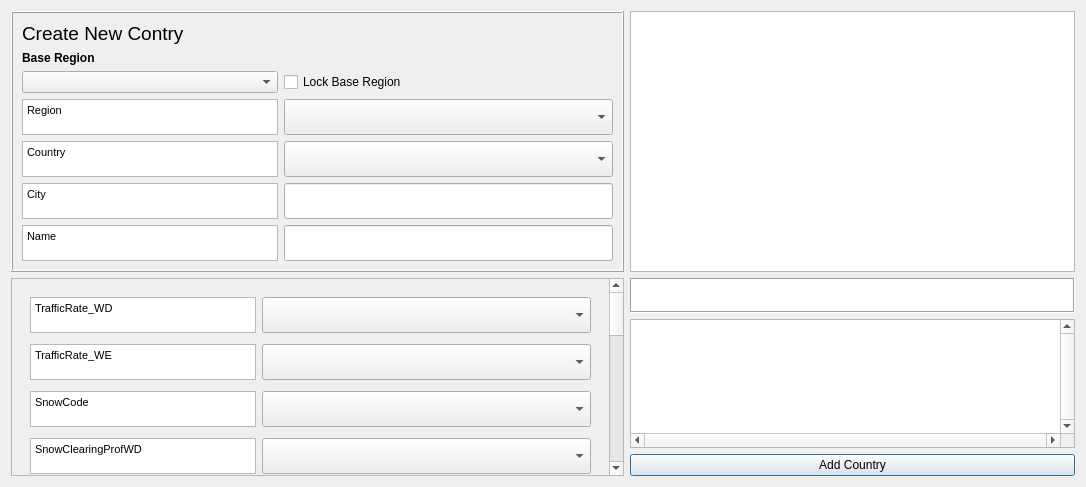
<?xml version="1.0" encoding="UTF-8"?>
<ui version="4.0">
 <class>urban_type_db_editorDialogBase</class>
 <widget class="QDialog" name="urban_type_db_editorDialogBase">
  <property name="geometry">
   <rect>
    <x>0</x>
    <y>0</y>
    <width>1086</width>
    <height>487</height>
   </rect>
  </property>
  <property name="maximumSize">
   <size>
    <width>16777215</width>
    <height>16777215</height>
   </size>
  </property>
  <property name="windowTitle">
   <string>Urban Type Database editor</string>
  </property>
  <layout class="QGridLayout" name="gridLayout_4">
   <item row="0" column="0">
    <widget class="QFrame" name="frame1">
     <property name="sizePolicy">
      <sizepolicy hsizetype="Preferred" vsizetype="Preferred">
       <horstretch>0</horstretch>
       <verstretch>0</verstretch>
      </sizepolicy>
     </property>
     <property name="maximumSize">
      <size>
       <width>16777215</width>
       <height>16777215</height>
      </size>
     </property>
     <property name="frameShape">
      <enum>QFrame::Box</enum>
     </property>
     <property name="frameShadow">
      <enum>QFrame::Raised</enum>
     </property>
     <layout class="QGridLayout" name="gridLayout_2">
      <item row="0" column="0" colspan="2">
       <widget class="QLabel" name="label_42">
        <property name="maximumSize">
         <size>
          <width>16777215</width>
          <height>35</height>
         </size>
        </property>
        <property name="text">
         <string>&lt;!DOCTYPE HTML PUBLIC &quot;-//W3C//DTD HTML 4.0//EN&quot; &quot;http://www.w3.org/TR/REC-html40/strict.dtd&quot;&gt;
&lt;html&gt;&lt;head&gt;&lt;meta name=&quot;qrichtext&quot; content=&quot;1&quot; /&gt;&lt;style type=&quot;text/css&quot;&gt;
p, li { white-space: pre-wrap; }
&lt;/style&gt;&lt;/head&gt;&lt;body style=&quot; font-family:'MS Shell Dlg 2'; font-size:12pt; font-weight:400; font-style:normal;&quot;&gt;
&lt;p style=&quot; margin-top:0px; margin-bottom:0px; margin-left:0px; margin-right:0px; -qt-block-indent:0; text-indent:0px;&quot;&gt;&lt;span style=&quot; font-size:14pt;&quot;&gt;Create New Contry&lt;/span&gt;&lt;/p&gt;&lt;/body&gt;&lt;/html&gt;</string>
        </property>
       </widget>
      </item>
      <item row="1" column="0">
       <widget class="QLabel" name="label">
        <property name="sizePolicy">
         <sizepolicy hsizetype="Preferred" vsizetype="Minimum">
          <horstretch>0</horstretch>
          <verstretch>0</verstretch>
         </sizepolicy>
        </property>
        <property name="minimumSize">
         <size>
          <width>0</width>
          <height>0</height>
         </size>
        </property>
        <property name="maximumSize">
         <size>
          <width>16777215</width>
          <height>20</height>
         </size>
        </property>
        <property name="font">
         <font>
          <weight>75</weight>
          <bold>true</bold>
         </font>
        </property>
        <property name="text">
         <string>Base Region</string>
        </property>
        <property name="alignment">
         <set>Qt::AlignBottom|Qt::AlignLeading|Qt::AlignLeft</set>
        </property>
       </widget>
      </item>
      <item row="2" column="0">
       <widget class="QComboBox" name="comboBoxBaseRegion"/>
      </item>
      <item row="2" column="1">
       <widget class="QCheckBox" name="checkBoxA">
        <property name="text">
         <string>Lock Base Region</string>
        </property>
       </widget>
      </item>
      <item row="3" column="0">
       <widget class="QTextBrowser" name="textBrowser_Surface">
        <property name="sizePolicy">
         <sizepolicy hsizetype="Preferred" vsizetype="Preferred">
          <horstretch>0</horstretch>
          <verstretch>0</verstretch>
         </sizepolicy>
        </property>
        <property name="minimumSize">
         <size>
          <width>1</width>
          <height>0</height>
         </size>
        </property>
        <property name="maximumSize">
         <size>
          <width>16777215</width>
          <height>36</height>
         </size>
        </property>
        <property name="html">
         <string>&lt;!DOCTYPE HTML PUBLIC &quot;-//W3C//DTD HTML 4.0//EN&quot; &quot;http://www.w3.org/TR/REC-html40/strict.dtd&quot;&gt;
&lt;html&gt;&lt;head&gt;&lt;meta name=&quot;qrichtext&quot; content=&quot;1&quot; /&gt;&lt;style type=&quot;text/css&quot;&gt;
p, li { white-space: pre-wrap; }
&lt;/style&gt;&lt;/head&gt;&lt;body style=&quot; font-family:'MS Shell Dlg 2'; font-size:12pt; font-weight:400; font-style:normal;&quot;&gt;
&lt;p style=&quot; margin-top:0px; margin-bottom:0px; margin-left:0px; margin-right:0px; -qt-block-indent:0; text-indent:0px;&quot;&gt;&lt;span style=&quot; font-size:8pt;&quot;&gt;Region&lt;/span&gt;&lt;/p&gt;&lt;/body&gt;&lt;/html&gt;</string>
        </property>
       </widget>
      </item>
      <item row="4" column="0">
       <widget class="QTextBrowser" name="textBrowserDesc">
        <property name="sizePolicy">
         <sizepolicy hsizetype="Preferred" vsizetype="Preferred">
          <horstretch>0</horstretch>
          <verstretch>0</verstretch>
         </sizepolicy>
        </property>
        <property name="minimumSize">
         <size>
          <width>1</width>
          <height>0</height>
         </size>
        </property>
        <property name="maximumSize">
         <size>
          <width>16777215</width>
          <height>36</height>
         </size>
        </property>
        <property name="html">
         <string>&lt;!DOCTYPE HTML PUBLIC &quot;-//W3C//DTD HTML 4.0//EN&quot; &quot;http://www.w3.org/TR/REC-html40/strict.dtd&quot;&gt;
&lt;html&gt;&lt;head&gt;&lt;meta name=&quot;qrichtext&quot; content=&quot;1&quot; /&gt;&lt;style type=&quot;text/css&quot;&gt;
p, li { white-space: pre-wrap; }
&lt;/style&gt;&lt;/head&gt;&lt;body style=&quot; font-family:'MS Shell Dlg 2'; font-size:12pt; font-weight:400; font-style:normal;&quot;&gt;
&lt;p style=&quot; margin-top:0px; margin-bottom:0px; margin-left:0px; margin-right:0px; -qt-block-indent:0; text-indent:0px;&quot;&gt;&lt;span style=&quot; font-size:8pt;&quot;&gt;Country&lt;/span&gt;&lt;/p&gt;&lt;/body&gt;&lt;/html&gt;</string>
        </property>
       </widget>
      </item>
      <item row="5" column="0">
       <widget class="QTextBrowser" name="textBrowserPeriod">
        <property name="sizePolicy">
         <sizepolicy hsizetype="Preferred" vsizetype="Preferred">
          <horstretch>0</horstretch>
          <verstretch>0</verstretch>
         </sizepolicy>
        </property>
        <property name="minimumSize">
         <size>
          <width>1</width>
          <height>0</height>
         </size>
        </property>
        <property name="maximumSize">
         <size>
          <width>16777215</width>
          <height>36</height>
         </size>
        </property>
        <property name="html">
         <string>&lt;!DOCTYPE HTML PUBLIC &quot;-//W3C//DTD HTML 4.0//EN&quot; &quot;http://www.w3.org/TR/REC-html40/strict.dtd&quot;&gt;
&lt;html&gt;&lt;head&gt;&lt;meta name=&quot;qrichtext&quot; content=&quot;1&quot; /&gt;&lt;style type=&quot;text/css&quot;&gt;
p, li { white-space: pre-wrap; }
&lt;/style&gt;&lt;/head&gt;&lt;body style=&quot; font-family:'MS Shell Dlg 2'; font-size:12pt; font-weight:400; font-style:normal;&quot;&gt;
&lt;p style=&quot; margin-top:0px; margin-bottom:0px; margin-left:0px; margin-right:0px; -qt-block-indent:0; text-indent:0px;&quot;&gt;&lt;span style=&quot; font-size:8pt;&quot;&gt;City&lt;/span&gt;&lt;/p&gt;&lt;/body&gt;&lt;/html&gt;</string>
        </property>
       </widget>
      </item>
      <item row="5" column="1">
       <widget class="QgsFilterLineEdit" name="textEditCity">
        <property name="sizePolicy">
         <sizepolicy hsizetype="Expanding" vsizetype="Preferred">
          <horstretch>0</horstretch>
          <verstretch>0</verstretch>
         </sizepolicy>
        </property>
        <property name="maximumSize">
         <size>
          <width>16777215</width>
          <height>36</height>
         </size>
        </property>
        <property name="qgisRelation" stdset="0">
         <string notr="true"/>
        </property>
       </widget>
      </item>
      <item row="6" column="0">
       <widget class="QTextBrowser" name="textBrowserOrig">
        <property name="sizePolicy">
         <sizepolicy hsizetype="Preferred" vsizetype="Preferred">
          <horstretch>0</horstretch>
          <verstretch>0</verstretch>
         </sizepolicy>
        </property>
        <property name="minimumSize">
         <size>
          <width>1</width>
          <height>0</height>
         </size>
        </property>
        <property name="maximumSize">
         <size>
          <width>16777215</width>
          <height>36</height>
         </size>
        </property>
        <property name="html">
         <string>&lt;!DOCTYPE HTML PUBLIC &quot;-//W3C//DTD HTML 4.0//EN&quot; &quot;http://www.w3.org/TR/REC-html40/strict.dtd&quot;&gt;
&lt;html&gt;&lt;head&gt;&lt;meta name=&quot;qrichtext&quot; content=&quot;1&quot; /&gt;&lt;style type=&quot;text/css&quot;&gt;
p, li { white-space: pre-wrap; }
&lt;/style&gt;&lt;/head&gt;&lt;body style=&quot; font-family:'MS Shell Dlg 2'; font-size:12pt; font-weight:400; font-style:normal;&quot;&gt;
&lt;p style=&quot; margin-top:0px; margin-bottom:0px; margin-left:0px; margin-right:0px; -qt-block-indent:0; text-indent:0px;&quot;&gt;&lt;span style=&quot; font-size:8pt;&quot;&gt;Name&lt;/span&gt;&lt;/p&gt;&lt;/body&gt;&lt;/html&gt;</string>
        </property>
       </widget>
      </item>
      <item row="6" column="1">
       <widget class="QgsFilterLineEdit" name="textEditName">
        <property name="sizePolicy">
         <sizepolicy hsizetype="Expanding" vsizetype="Preferred">
          <horstretch>0</horstretch>
          <verstretch>0</verstretch>
         </sizepolicy>
        </property>
        <property name="maximumSize">
         <size>
          <width>16777215</width>
          <height>36</height>
         </size>
        </property>
        <property name="qgisRelation" stdset="0">
         <string notr="true"/>
        </property>
       </widget>
      </item>
      <item row="3" column="1">
       <widget class="QComboBox" name="comboBoxRegion">
        <property name="sizePolicy">
         <sizepolicy hsizetype="Expanding" vsizetype="Preferred">
          <horstretch>0</horstretch>
          <verstretch>0</verstretch>
         </sizepolicy>
        </property>
        <property name="minimumSize">
         <size>
          <width>329</width>
          <height>0</height>
         </size>
        </property>
        <item>
         <property name="text">
          <string/>
         </property>
        </item>
       </widget>
      </item>
      <item row="4" column="1">
       <widget class="QComboBox" name="comboBoxCountry">
        <property name="sizePolicy">
         <sizepolicy hsizetype="Expanding" vsizetype="Preferred">
          <horstretch>0</horstretch>
          <verstretch>0</verstretch>
         </sizepolicy>
        </property>
        <property name="minimumSize">
         <size>
          <width>329</width>
          <height>0</height>
         </size>
        </property>
       </widget>
      </item>
     </layout>
    </widget>
   </item>
   <item row="0" column="1">
    <widget class="QTextBrowser" name="textBrowser"/>
   </item>
   <item row="1" column="0" rowspan="3">
    <widget class="QScrollArea" name="scrollArea">
     <property name="widgetResizable">
      <bool>true</bool>
     </property>
     <widget class="QWidget" name="scrollAreaWidgetContents">
      <property name="geometry">
       <rect>
        <x>0</x>
        <y>0</y>
        <width>610</width>
        <height>777</height>
       </rect>
      </property>
      <layout class="QGridLayout" name="gridLayout_3">
       <item row="0" column="0">
        <widget class="QWidget" name="widget" native="true">
         <layout class="QGridLayout" name="gridLayout">
          <property name="verticalSpacing">
           <number>11</number>
          </property>
          <item row="16" column="1">
           <widget class="QComboBox" name="comboBox_10">
            <property name="sizePolicy">
             <sizepolicy hsizetype="Expanding" vsizetype="Expanding">
              <horstretch>0</horstretch>
              <verstretch>0</verstretch>
             </sizepolicy>
            </property>
            <property name="minimumSize">
             <size>
              <width>329</width>
              <height>0</height>
             </size>
            </property>
           </widget>
          </item>
          <item row="9" column="0">
           <widget class="QTextBrowser" name="textBrowser_3">
            <property name="sizePolicy">
             <sizepolicy hsizetype="Expanding" vsizetype="Expanding">
              <horstretch>0</horstretch>
              <verstretch>0</verstretch>
             </sizepolicy>
            </property>
            <property name="maximumSize">
             <size>
              <width>16777215</width>
              <height>36</height>
             </size>
            </property>
            <property name="html">
             <string>&lt;!DOCTYPE HTML PUBLIC &quot;-//W3C//DTD HTML 4.0//EN&quot; &quot;http://www.w3.org/TR/REC-html40/strict.dtd&quot;&gt;
&lt;html&gt;&lt;head&gt;&lt;meta name=&quot;qrichtext&quot; content=&quot;1&quot; /&gt;&lt;style type=&quot;text/css&quot;&gt;
p, li { white-space: pre-wrap; }
&lt;/style&gt;&lt;/head&gt;&lt;body style=&quot; font-family:'MS Shell Dlg 2'; font-size:12pt; font-weight:400; font-style:normal;&quot;&gt;
&lt;p style=&quot; margin-top:0px; margin-bottom:0px; margin-left:0px; margin-right:0px; -qt-block-indent:0; text-indent:0px;&quot;&gt;&lt;span style=&quot; font-size:8pt;&quot;&gt;SnowClearingProfWD&lt;/span&gt;&lt;/p&gt;&lt;/body&gt;&lt;/html&gt;</string>
            </property>
           </widget>
          </item>
          <item row="13" column="1">
           <widget class="QComboBox" name="comboBox_7">
            <property name="sizePolicy">
             <sizepolicy hsizetype="Expanding" vsizetype="Expanding">
              <horstretch>0</horstretch>
              <verstretch>0</verstretch>
             </sizepolicy>
            </property>
            <property name="minimumSize">
             <size>
              <width>329</width>
              <height>0</height>
             </size>
            </property>
           </widget>
          </item>
          <item row="17" column="1">
           <widget class="QComboBox" name="comboBox_11">
            <property name="enabled">
             <bool>false</bool>
            </property>
            <property name="sizePolicy">
             <sizepolicy hsizetype="Expanding" vsizetype="Expanding">
              <horstretch>0</horstretch>
              <verstretch>0</verstretch>
             </sizepolicy>
            </property>
            <property name="minimumSize">
             <size>
              <width>329</width>
              <height>0</height>
             </size>
            </property>
           </widget>
          </item>
          <item row="12" column="1">
           <widget class="QComboBox" name="comboBox_6">
            <property name="sizePolicy">
             <sizepolicy hsizetype="Expanding" vsizetype="Expanding">
              <horstretch>0</horstretch>
              <verstretch>0</verstretch>
             </sizepolicy>
            </property>
            <property name="minimumSize">
             <size>
              <width>329</width>
              <height>0</height>
             </size>
            </property>
           </widget>
          </item>
          <item row="10" column="0">
           <widget class="QTextBrowser" name="textBrowser_4">
            <property name="sizePolicy">
             <sizepolicy hsizetype="Expanding" vsizetype="Expanding">
              <horstretch>0</horstretch>
              <verstretch>0</verstretch>
             </sizepolicy>
            </property>
            <property name="maximumSize">
             <size>
              <width>16777215</width>
              <height>36</height>
             </size>
            </property>
            <property name="html">
             <string>&lt;!DOCTYPE HTML PUBLIC &quot;-//W3C//DTD HTML 4.0//EN&quot; &quot;http://www.w3.org/TR/REC-html40/strict.dtd&quot;&gt;
&lt;html&gt;&lt;head&gt;&lt;meta name=&quot;qrichtext&quot; content=&quot;1&quot; /&gt;&lt;style type=&quot;text/css&quot;&gt;
p, li { white-space: pre-wrap; }
&lt;/style&gt;&lt;/head&gt;&lt;body style=&quot; font-family:'MS Shell Dlg 2'; font-size:12pt; font-weight:400; font-style:normal;&quot;&gt;
&lt;p style=&quot; margin-top:0px; margin-bottom:0px; margin-left:0px; margin-right:0px; -qt-block-indent:0; text-indent:0px;&quot;&gt;&lt;span style=&quot; font-size:8pt;&quot;&gt;SnowClearingProfWE&lt;/span&gt;&lt;/p&gt;&lt;/body&gt;&lt;/html&gt;</string>
            </property>
           </widget>
          </item>
          <item row="10" column="1">
           <widget class="QComboBox" name="comboBox_4">
            <property name="sizePolicy">
             <sizepolicy hsizetype="Expanding" vsizetype="Expanding">
              <horstretch>0</horstretch>
              <verstretch>0</verstretch>
             </sizepolicy>
            </property>
            <property name="minimumSize">
             <size>
              <width>329</width>
              <height>0</height>
             </size>
            </property>
           </widget>
          </item>
          <item row="15" column="0">
           <widget class="QTextBrowser" name="textBrowser_9">
            <property name="sizePolicy">
             <sizepolicy hsizetype="Expanding" vsizetype="Expanding">
              <horstretch>0</horstretch>
              <verstretch>0</verstretch>
             </sizepolicy>
            </property>
            <property name="maximumSize">
             <size>
              <width>16777215</width>
              <height>36</height>
             </size>
            </property>
            <property name="html">
             <string>&lt;!DOCTYPE HTML PUBLIC &quot;-//W3C//DTD HTML 4.0//EN&quot; &quot;http://www.w3.org/TR/REC-html40/strict.dtd&quot;&gt;
&lt;html&gt;&lt;head&gt;&lt;meta name=&quot;qrichtext&quot; content=&quot;1&quot; /&gt;&lt;style type=&quot;text/css&quot;&gt;
p, li { white-space: pre-wrap; }
&lt;/style&gt;&lt;/head&gt;&lt;body style=&quot; font-family:'MS Shell Dlg 2'; font-size:12pt; font-weight:400; font-style:normal;&quot;&gt;
&lt;p style=&quot; margin-top:0px; margin-bottom:0px; margin-left:0px; margin-right:0px; -qt-block-indent:0; text-indent:0px;&quot;&gt;&lt;span style=&quot; font-size:8pt;&quot;&gt;WaterUseProfAutoWD&lt;/span&gt;&lt;/p&gt;&lt;/body&gt;&lt;/html&gt;</string>
            </property>
           </widget>
          </item>
          <item row="21" column="1">
           <widget class="QComboBox" name="comboBox_15">
            <property name="enabled">
             <bool>false</bool>
            </property>
            <property name="sizePolicy">
             <sizepolicy hsizetype="Expanding" vsizetype="Expanding">
              <horstretch>0</horstretch>
              <verstretch>0</verstretch>
             </sizepolicy>
            </property>
            <property name="minimumSize">
             <size>
              <width>329</width>
              <height>0</height>
             </size>
            </property>
           </widget>
          </item>
          <item row="7" column="1">
           <widget class="QComboBox" name="comboBox_1">
            <property name="sizePolicy">
             <sizepolicy hsizetype="Expanding" vsizetype="Expanding">
              <horstretch>0</horstretch>
              <verstretch>0</verstretch>
             </sizepolicy>
            </property>
            <property name="minimumSize">
             <size>
              <width>329</width>
              <height>0</height>
             </size>
            </property>
           </widget>
          </item>
          <item row="11" column="1">
           <widget class="QComboBox" name="comboBox_5">
            <property name="sizePolicy">
             <sizepolicy hsizetype="Expanding" vsizetype="Expanding">
              <horstretch>0</horstretch>
              <verstretch>0</verstretch>
             </sizepolicy>
            </property>
            <property name="minimumSize">
             <size>
              <width>329</width>
              <height>0</height>
             </size>
            </property>
           </widget>
          </item>
          <item row="14" column="1">
           <widget class="QComboBox" name="comboBox_8">
            <property name="sizePolicy">
             <sizepolicy hsizetype="Expanding" vsizetype="Expanding">
              <horstretch>0</horstretch>
              <verstretch>0</verstretch>
             </sizepolicy>
            </property>
            <property name="minimumSize">
             <size>
              <width>329</width>
              <height>0</height>
             </size>
            </property>
           </widget>
          </item>
          <item row="15" column="1">
           <widget class="QComboBox" name="comboBox_9">
            <property name="sizePolicy">
             <sizepolicy hsizetype="Expanding" vsizetype="Expanding">
              <horstretch>0</horstretch>
              <verstretch>0</verstretch>
             </sizepolicy>
            </property>
            <property name="minimumSize">
             <size>
              <width>329</width>
              <height>0</height>
             </size>
            </property>
           </widget>
          </item>
          <item row="8" column="1">
           <widget class="QComboBox" name="comboBox_2">
            <property name="sizePolicy">
             <sizepolicy hsizetype="Expanding" vsizetype="Expanding">
              <horstretch>0</horstretch>
              <verstretch>0</verstretch>
             </sizepolicy>
            </property>
            <property name="minimumSize">
             <size>
              <width>329</width>
              <height>0</height>
             </size>
            </property>
           </widget>
          </item>
          <item row="7" column="0">
           <widget class="QTextBrowser" name="textBrowser_1">
            <property name="sizePolicy">
             <sizepolicy hsizetype="Expanding" vsizetype="Expanding">
              <horstretch>0</horstretch>
              <verstretch>0</verstretch>
             </sizepolicy>
            </property>
            <property name="maximumSize">
             <size>
              <width>16777215</width>
              <height>36</height>
             </size>
            </property>
            <property name="html">
             <string>&lt;!DOCTYPE HTML PUBLIC &quot;-//W3C//DTD HTML 4.0//EN&quot; &quot;http://www.w3.org/TR/REC-html40/strict.dtd&quot;&gt;
&lt;html&gt;&lt;head&gt;&lt;meta name=&quot;qrichtext&quot; content=&quot;1&quot; /&gt;&lt;style type=&quot;text/css&quot;&gt;
p, li { white-space: pre-wrap; }
&lt;/style&gt;&lt;/head&gt;&lt;body style=&quot; font-family:'MS Shell Dlg 2'; font-size:12pt; font-weight:400; font-style:normal;&quot;&gt;
&lt;p style=&quot; margin-top:0px; margin-bottom:0px; margin-left:0px; margin-right:0px; -qt-block-indent:0; text-indent:0px;&quot;&gt;&lt;span style=&quot; font-size:8pt;&quot;&gt;TrafficRate_WE&lt;/span&gt;&lt;/p&gt;&lt;/body&gt;&lt;/html&gt;</string>
            </property>
           </widget>
          </item>
          <item row="18" column="0">
           <widget class="QTextBrowser" name="textBrowser_12">
            <property name="enabled">
             <bool>false</bool>
            </property>
            <property name="sizePolicy">
             <sizepolicy hsizetype="Expanding" vsizetype="Expanding">
              <horstretch>0</horstretch>
              <verstretch>0</verstretch>
             </sizepolicy>
            </property>
            <property name="maximumSize">
             <size>
              <width>16777215</width>
              <height>36</height>
             </size>
            </property>
            <property name="html">
             <string>&lt;!DOCTYPE HTML PUBLIC &quot;-//W3C//DTD HTML 4.0//EN&quot; &quot;http://www.w3.org/TR/REC-html40/strict.dtd&quot;&gt;
&lt;html&gt;&lt;head&gt;&lt;meta name=&quot;qrichtext&quot; content=&quot;1&quot; /&gt;&lt;style type=&quot;text/css&quot;&gt;
p, li { white-space: pre-wrap; }
&lt;/style&gt;&lt;/head&gt;&lt;body style=&quot; font-family:'MS Shell Dlg 2'; font-size:12pt; font-weight:400; font-style:normal;&quot;&gt;
&lt;p style=&quot;-qt-paragraph-type:empty; margin-top:0px; margin-bottom:0px; margin-left:0px; margin-right:0px; -qt-block-indent:0; text-indent:0px; font-size:8pt;&quot;&gt;&lt;br /&gt;&lt;/p&gt;&lt;/body&gt;&lt;/html&gt;</string>
            </property>
           </widget>
          </item>
          <item row="19" column="1">
           <widget class="QComboBox" name="comboBox_13">
            <property name="enabled">
             <bool>false</bool>
            </property>
            <property name="sizePolicy">
             <sizepolicy hsizetype="Expanding" vsizetype="Expanding">
              <horstretch>0</horstretch>
              <verstretch>0</verstretch>
             </sizepolicy>
            </property>
            <property name="minimumSize">
             <size>
              <width>329</width>
              <height>0</height>
             </size>
            </property>
           </widget>
          </item>
          <item row="20" column="1">
           <widget class="QComboBox" name="comboBox_14">
            <property name="enabled">
             <bool>false</bool>
            </property>
            <property name="sizePolicy">
             <sizepolicy hsizetype="Expanding" vsizetype="Expanding">
              <horstretch>0</horstretch>
              <verstretch>0</verstretch>
             </sizepolicy>
            </property>
            <property name="minimumSize">
             <size>
              <width>329</width>
              <height>0</height>
             </size>
            </property>
           </widget>
          </item>
          <item row="12" column="0">
           <widget class="QTextBrowser" name="textBrowser_6">
            <property name="sizePolicy">
             <sizepolicy hsizetype="Expanding" vsizetype="Expanding">
              <horstretch>0</horstretch>
              <verstretch>0</verstretch>
             </sizepolicy>
            </property>
            <property name="maximumSize">
             <size>
              <width>16777215</width>
              <height>36</height>
             </size>
            </property>
            <property name="html">
             <string>&lt;!DOCTYPE HTML PUBLIC &quot;-//W3C//DTD HTML 4.0//EN&quot; &quot;http://www.w3.org/TR/REC-html40/strict.dtd&quot;&gt;
&lt;html&gt;&lt;head&gt;&lt;meta name=&quot;qrichtext&quot; content=&quot;1&quot; /&gt;&lt;style type=&quot;text/css&quot;&gt;
p, li { white-space: pre-wrap; }
&lt;/style&gt;&lt;/head&gt;&lt;body style=&quot; font-family:'MS Shell Dlg 2'; font-size:12pt; font-weight:400; font-style:normal;&quot;&gt;
&lt;p style=&quot; margin-top:0px; margin-bottom:0px; margin-left:0px; margin-right:0px; -qt-block-indent:0; text-indent:0px;&quot;&gt;&lt;span style=&quot; font-size:8pt;&quot;&gt;IrrigationCode&lt;/span&gt;&lt;/p&gt;&lt;/body&gt;&lt;/html&gt;</string>
            </property>
           </widget>
          </item>
          <item row="11" column="0">
           <widget class="QTextBrowser" name="textBrowser_5">
            <property name="sizePolicy">
             <sizepolicy hsizetype="Expanding" vsizetype="Expanding">
              <horstretch>0</horstretch>
              <verstretch>0</verstretch>
             </sizepolicy>
            </property>
            <property name="maximumSize">
             <size>
              <width>16777215</width>
              <height>36</height>
             </size>
            </property>
            <property name="html">
             <string>&lt;!DOCTYPE HTML PUBLIC &quot;-//W3C//DTD HTML 4.0//EN&quot; &quot;http://www.w3.org/TR/REC-html40/strict.dtd&quot;&gt;
&lt;html&gt;&lt;head&gt;&lt;meta name=&quot;qrichtext&quot; content=&quot;1&quot; /&gt;&lt;style type=&quot;text/css&quot;&gt;
p, li { white-space: pre-wrap; }
&lt;/style&gt;&lt;/head&gt;&lt;body style=&quot; font-family:'MS Shell Dlg 2'; font-size:12pt; font-weight:400; font-style:normal;&quot;&gt;
&lt;p style=&quot; margin-top:0px; margin-bottom:0px; margin-left:0px; margin-right:0px; -qt-block-indent:0; text-indent:0px;&quot;&gt;&lt;span style=&quot; font-size:8pt;&quot;&gt;AnthropogenicCode&lt;/span&gt;&lt;/p&gt;&lt;/body&gt;&lt;/html&gt;</string>
            </property>
           </widget>
          </item>
          <item row="21" column="0">
           <widget class="QTextBrowser" name="textBrowser_15">
            <property name="enabled">
             <bool>false</bool>
            </property>
            <property name="sizePolicy">
             <sizepolicy hsizetype="Expanding" vsizetype="Expanding">
              <horstretch>0</horstretch>
              <verstretch>0</verstretch>
             </sizepolicy>
            </property>
            <property name="maximumSize">
             <size>
              <width>16777215</width>
              <height>36</height>
             </size>
            </property>
            <property name="html">
             <string>&lt;!DOCTYPE HTML PUBLIC &quot;-//W3C//DTD HTML 4.0//EN&quot; &quot;http://www.w3.org/TR/REC-html40/strict.dtd&quot;&gt;
&lt;html&gt;&lt;head&gt;&lt;meta name=&quot;qrichtext&quot; content=&quot;1&quot; /&gt;&lt;style type=&quot;text/css&quot;&gt;
p, li { white-space: pre-wrap; }
&lt;/style&gt;&lt;/head&gt;&lt;body style=&quot; font-family:'MS Shell Dlg 2'; font-size:12pt; font-weight:400; font-style:normal;&quot;&gt;
&lt;p style=&quot;-qt-paragraph-type:empty; margin-top:0px; margin-bottom:0px; margin-left:0px; margin-right:0px; -qt-block-indent:0; text-indent:0px; font-size:8pt;&quot;&gt;&lt;br /&gt;&lt;/p&gt;&lt;/body&gt;&lt;/html&gt;</string>
            </property>
           </widget>
          </item>
          <item row="19" column="0">
           <widget class="QTextBrowser" name="textBrowser_13">
            <property name="enabled">
             <bool>false</bool>
            </property>
            <property name="sizePolicy">
             <sizepolicy hsizetype="Expanding" vsizetype="Expanding">
              <horstretch>0</horstretch>
              <verstretch>0</verstretch>
             </sizepolicy>
            </property>
            <property name="maximumSize">
             <size>
              <width>16777215</width>
              <height>36</height>
             </size>
            </property>
            <property name="html">
             <string>&lt;!DOCTYPE HTML PUBLIC &quot;-//W3C//DTD HTML 4.0//EN&quot; &quot;http://www.w3.org/TR/REC-html40/strict.dtd&quot;&gt;
&lt;html&gt;&lt;head&gt;&lt;meta name=&quot;qrichtext&quot; content=&quot;1&quot; /&gt;&lt;style type=&quot;text/css&quot;&gt;
p, li { white-space: pre-wrap; }
&lt;/style&gt;&lt;/head&gt;&lt;body style=&quot; font-family:'MS Shell Dlg 2'; font-size:12pt; font-weight:400; font-style:normal;&quot;&gt;
&lt;p style=&quot;-qt-paragraph-type:empty; margin-top:0px; margin-bottom:0px; margin-left:0px; margin-right:0px; -qt-block-indent:0; text-indent:0px; font-size:8pt;&quot;&gt;&lt;br /&gt;&lt;/p&gt;&lt;/body&gt;&lt;/html&gt;</string>
            </property>
           </widget>
          </item>
          <item row="14" column="0">
           <widget class="QTextBrowser" name="textBrowser_8">
            <property name="sizePolicy">
             <sizepolicy hsizetype="Expanding" vsizetype="Expanding">
              <horstretch>0</horstretch>
              <verstretch>0</verstretch>
             </sizepolicy>
            </property>
            <property name="maximumSize">
             <size>
              <width>16777215</width>
              <height>36</height>
             </size>
            </property>
            <property name="html">
             <string>&lt;!DOCTYPE HTML PUBLIC &quot;-//W3C//DTD HTML 4.0//EN&quot; &quot;http://www.w3.org/TR/REC-html40/strict.dtd&quot;&gt;
&lt;html&gt;&lt;head&gt;&lt;meta name=&quot;qrichtext&quot; content=&quot;1&quot; /&gt;&lt;style type=&quot;text/css&quot;&gt;
p, li { white-space: pre-wrap; }
&lt;/style&gt;&lt;/head&gt;&lt;body style=&quot; font-family:'MS Shell Dlg 2'; font-size:12pt; font-weight:400; font-style:normal;&quot;&gt;
&lt;p style=&quot; margin-top:0px; margin-bottom:0px; margin-left:0px; margin-right:0px; -qt-block-indent:0; text-indent:0px;&quot;&gt;&lt;span style=&quot; font-size:8pt;&quot;&gt;WaterUseProfManuWE&lt;/span&gt;&lt;/p&gt;&lt;/body&gt;&lt;/html&gt;</string>
            </property>
           </widget>
          </item>
          <item row="9" column="1">
           <widget class="QComboBox" name="comboBox_3">
            <property name="sizePolicy">
             <sizepolicy hsizetype="Expanding" vsizetype="Expanding">
              <horstretch>0</horstretch>
              <verstretch>0</verstretch>
             </sizepolicy>
            </property>
            <property name="minimumSize">
             <size>
              <width>329</width>
              <height>0</height>
             </size>
            </property>
           </widget>
          </item>
          <item row="13" column="0">
           <widget class="QTextBrowser" name="textBrowser_7">
            <property name="sizePolicy">
             <sizepolicy hsizetype="Expanding" vsizetype="Expanding">
              <horstretch>0</horstretch>
              <verstretch>0</verstretch>
             </sizepolicy>
            </property>
            <property name="maximumSize">
             <size>
              <width>16777215</width>
              <height>36</height>
             </size>
            </property>
            <property name="html">
             <string>&lt;!DOCTYPE HTML PUBLIC &quot;-//W3C//DTD HTML 4.0//EN&quot; &quot;http://www.w3.org/TR/REC-html40/strict.dtd&quot;&gt;
&lt;html&gt;&lt;head&gt;&lt;meta name=&quot;qrichtext&quot; content=&quot;1&quot; /&gt;&lt;style type=&quot;text/css&quot;&gt;
p, li { white-space: pre-wrap; }
&lt;/style&gt;&lt;/head&gt;&lt;body style=&quot; font-family:'MS Shell Dlg 2'; font-size:12pt; font-weight:400; font-style:normal;&quot;&gt;
&lt;p style=&quot; margin-top:0px; margin-bottom:0px; margin-left:0px; margin-right:0px; -qt-block-indent:0; text-indent:0px;&quot;&gt;&lt;span style=&quot; font-size:8pt;&quot;&gt;WaterUseProfManuWD&lt;/span&gt;&lt;/p&gt;&lt;/body&gt;&lt;/html&gt;</string>
            </property>
           </widget>
          </item>
          <item row="17" column="0">
           <widget class="QTextBrowser" name="textBrowser_11">
            <property name="enabled">
             <bool>false</bool>
            </property>
            <property name="sizePolicy">
             <sizepolicy hsizetype="Expanding" vsizetype="Expanding">
              <horstretch>0</horstretch>
              <verstretch>0</verstretch>
             </sizepolicy>
            </property>
            <property name="maximumSize">
             <size>
              <width>16777215</width>
              <height>36</height>
             </size>
            </property>
            <property name="html">
             <string>&lt;!DOCTYPE HTML PUBLIC &quot;-//W3C//DTD HTML 4.0//EN&quot; &quot;http://www.w3.org/TR/REC-html40/strict.dtd&quot;&gt;
&lt;html&gt;&lt;head&gt;&lt;meta name=&quot;qrichtext&quot; content=&quot;1&quot; /&gt;&lt;style type=&quot;text/css&quot;&gt;
p, li { white-space: pre-wrap; }
&lt;/style&gt;&lt;/head&gt;&lt;body style=&quot; font-family:'MS Shell Dlg 2'; font-size:12pt; font-weight:400; font-style:normal;&quot;&gt;
&lt;p style=&quot;-qt-paragraph-type:empty; margin-top:0px; margin-bottom:0px; margin-left:0px; margin-right:0px; -qt-block-indent:0; text-indent:0px; font-size:8pt;&quot;&gt;&lt;br /&gt;&lt;/p&gt;&lt;/body&gt;&lt;/html&gt;</string>
            </property>
           </widget>
          </item>
          <item row="8" column="0">
           <widget class="QTextBrowser" name="textBrowser_2">
            <property name="sizePolicy">
             <sizepolicy hsizetype="Expanding" vsizetype="Expanding">
              <horstretch>0</horstretch>
              <verstretch>0</verstretch>
             </sizepolicy>
            </property>
            <property name="maximumSize">
             <size>
              <width>16777215</width>
              <height>36</height>
             </size>
            </property>
            <property name="html">
             <string>&lt;!DOCTYPE HTML PUBLIC &quot;-//W3C//DTD HTML 4.0//EN&quot; &quot;http://www.w3.org/TR/REC-html40/strict.dtd&quot;&gt;
&lt;html&gt;&lt;head&gt;&lt;meta name=&quot;qrichtext&quot; content=&quot;1&quot; /&gt;&lt;style type=&quot;text/css&quot;&gt;
p, li { white-space: pre-wrap; }
&lt;/style&gt;&lt;/head&gt;&lt;body style=&quot; font-family:'MS Shell Dlg 2'; font-size:12pt; font-weight:400; font-style:normal;&quot;&gt;
&lt;p style=&quot; margin-top:0px; margin-bottom:0px; margin-left:0px; margin-right:0px; -qt-block-indent:0; text-indent:0px;&quot;&gt;&lt;span style=&quot; font-size:8pt;&quot;&gt;SnowCode&lt;/span&gt;&lt;/p&gt;&lt;/body&gt;&lt;/html&gt;</string>
            </property>
           </widget>
          </item>
          <item row="20" column="0">
           <widget class="QTextBrowser" name="textBrowser_14">
            <property name="enabled">
             <bool>false</bool>
            </property>
            <property name="sizePolicy">
             <sizepolicy hsizetype="Expanding" vsizetype="Expanding">
              <horstretch>0</horstretch>
              <verstretch>0</verstretch>
             </sizepolicy>
            </property>
            <property name="maximumSize">
             <size>
              <width>16777215</width>
              <height>36</height>
             </size>
            </property>
            <property name="html">
             <string>&lt;!DOCTYPE HTML PUBLIC &quot;-//W3C//DTD HTML 4.0//EN&quot; &quot;http://www.w3.org/TR/REC-html40/strict.dtd&quot;&gt;
&lt;html&gt;&lt;head&gt;&lt;meta name=&quot;qrichtext&quot; content=&quot;1&quot; /&gt;&lt;style type=&quot;text/css&quot;&gt;
p, li { white-space: pre-wrap; }
&lt;/style&gt;&lt;/head&gt;&lt;body style=&quot; font-family:'MS Shell Dlg 2'; font-size:12pt; font-weight:400; font-style:normal;&quot;&gt;
&lt;p style=&quot;-qt-paragraph-type:empty; margin-top:0px; margin-bottom:0px; margin-left:0px; margin-right:0px; -qt-block-indent:0; text-indent:0px; font-size:8pt;&quot;&gt;&lt;br /&gt;&lt;/p&gt;&lt;/body&gt;&lt;/html&gt;</string>
            </property>
           </widget>
          </item>
          <item row="16" column="0">
           <widget class="QTextBrowser" name="textBrowser_10">
            <property name="sizePolicy">
             <sizepolicy hsizetype="Expanding" vsizetype="Expanding">
              <horstretch>0</horstretch>
              <verstretch>0</verstretch>
             </sizepolicy>
            </property>
            <property name="maximumSize">
             <size>
              <width>16777215</width>
              <height>36</height>
             </size>
            </property>
            <property name="html">
             <string>&lt;!DOCTYPE HTML PUBLIC &quot;-//W3C//DTD HTML 4.0//EN&quot; &quot;http://www.w3.org/TR/REC-html40/strict.dtd&quot;&gt;
&lt;html&gt;&lt;head&gt;&lt;meta name=&quot;qrichtext&quot; content=&quot;1&quot; /&gt;&lt;style type=&quot;text/css&quot;&gt;
p, li { white-space: pre-wrap; }
&lt;/style&gt;&lt;/head&gt;&lt;body style=&quot; font-family:'MS Shell Dlg 2'; font-size:12pt; font-weight:400; font-style:normal;&quot;&gt;
&lt;p style=&quot; margin-top:0px; margin-bottom:0px; margin-left:0px; margin-right:0px; -qt-block-indent:0; text-indent:0px;&quot;&gt;&lt;span style=&quot; font-size:8pt;&quot;&gt;WaterUseProfAutoWE&lt;/span&gt;&lt;/p&gt;&lt;/body&gt;&lt;/html&gt;</string>
            </property>
           </widget>
          </item>
          <item row="6" column="1">
           <widget class="QComboBox" name="comboBox_0">
            <property name="sizePolicy">
             <sizepolicy hsizetype="Expanding" vsizetype="Expanding">
              <horstretch>0</horstretch>
              <verstretch>0</verstretch>
             </sizepolicy>
            </property>
            <property name="minimumSize">
             <size>
              <width>329</width>
              <height>0</height>
             </size>
            </property>
           </widget>
          </item>
          <item row="18" column="1">
           <widget class="QComboBox" name="comboBox_12">
            <property name="enabled">
             <bool>false</bool>
            </property>
            <property name="sizePolicy">
             <sizepolicy hsizetype="Expanding" vsizetype="Expanding">
              <horstretch>0</horstretch>
              <verstretch>0</verstretch>
             </sizepolicy>
            </property>
            <property name="minimumSize">
             <size>
              <width>329</width>
              <height>0</height>
             </size>
            </property>
           </widget>
          </item>
          <item row="6" column="0">
           <widget class="QTextBrowser" name="textBrowser_0">
            <property name="sizePolicy">
             <sizepolicy hsizetype="Expanding" vsizetype="Expanding">
              <horstretch>0</horstretch>
              <verstretch>0</verstretch>
             </sizepolicy>
            </property>
            <property name="maximumSize">
             <size>
              <width>16777215</width>
              <height>36</height>
             </size>
            </property>
            <property name="html">
             <string>&lt;!DOCTYPE HTML PUBLIC &quot;-//W3C//DTD HTML 4.0//EN&quot; &quot;http://www.w3.org/TR/REC-html40/strict.dtd&quot;&gt;
&lt;html&gt;&lt;head&gt;&lt;meta name=&quot;qrichtext&quot; content=&quot;1&quot; /&gt;&lt;style type=&quot;text/css&quot;&gt;
p, li { white-space: pre-wrap; }
&lt;/style&gt;&lt;/head&gt;&lt;body style=&quot; font-family:'MS Shell Dlg 2'; font-size:12pt; font-weight:400; font-style:normal;&quot;&gt;
&lt;p style=&quot; margin-top:0px; margin-bottom:0px; margin-left:0px; margin-right:0px; -qt-block-indent:0; text-indent:0px;&quot;&gt;&lt;span style=&quot; font-size:8pt;&quot;&gt;TrafficRate_WD&lt;/span&gt;&lt;/p&gt;&lt;/body&gt;&lt;/html&gt;</string>
            </property>
           </widget>
          </item>
         </layout>
        </widget>
       </item>
      </layout>
     </widget>
    </widget>
   </item>
   <item row="1" column="1">
    <widget class="QTextBrowser" name="textBrowserTableLable">
     <property name="sizePolicy">
      <sizepolicy hsizetype="Expanding" vsizetype="Minimum">
       <horstretch>0</horstretch>
       <verstretch>0</verstretch>
      </sizepolicy>
     </property>
     <property name="maximumSize">
      <size>
       <width>16777215</width>
       <height>35</height>
      </size>
     </property>
     <property name="font">
      <font>
       <pointsize>12</pointsize>
       <weight>75</weight>
       <bold>true</bold>
      </font>
     </property>
     <property name="frameShape">
      <enum>QFrame::Box</enum>
     </property>
     <property name="frameShadow">
      <enum>QFrame::Sunken</enum>
     </property>
     <property name="tabStopDistance">
      <double>86.000000000000000</double>
     </property>
     <property name="cursorWidth">
      <number>0</number>
     </property>
    </widget>
   </item>
   <item row="2" column="1">
    <widget class="QTextBrowser" name="textBrowserEl">
     <property name="enabled">
      <bool>true</bool>
     </property>
     <property name="sizePolicy">
      <sizepolicy hsizetype="Expanding" vsizetype="Expanding">
       <horstretch>0</horstretch>
       <verstretch>0</verstretch>
      </sizepolicy>
     </property>
     <property name="minimumSize">
      <size>
       <width>300</width>
       <height>0</height>
      </size>
     </property>
     <property name="maximumSize">
      <size>
       <width>16777215</width>
       <height>16777215</height>
      </size>
     </property>
     <property name="verticalScrollBarPolicy">
      <enum>Qt::ScrollBarAlwaysOn</enum>
     </property>
     <property name="horizontalScrollBarPolicy">
      <enum>Qt::ScrollBarAlwaysOn</enum>
     </property>
     <property name="sizeAdjustPolicy">
      <enum>QAbstractScrollArea::AdjustToContents</enum>
     </property>
    </widget>
   </item>
   <item row="3" column="1">
    <layout class="QGridLayout" name="gridLayout_8">
     <item row="0" column="0">
      <widget class="QPushButton" name="pushButtonGen">
       <property name="enabled">
        <bool>true</bool>
       </property>
       <property name="text">
        <string>Add Country</string>
       </property>
      </widget>
     </item>
    </layout>
   </item>
  </layout>
 </widget>
 <customwidgets>
  <customwidget>
   <class>QgsFilterLineEdit</class>
   <extends>QLineEdit</extends>
   <header>qgsfilterlineedit.h</header>
  </customwidget>
 </customwidgets>
 <resources/>
 <connections>
  <connection>
   <sender>checkBoxA</sender>
   <signal>clicked(bool)</signal>
   <receiver>comboBoxBaseRegion</receiver>
   <slot>setDisabled(bool)</slot>
   <hints>
    <hint type="sourcelabel">
     <x>445</x>
     <y>152</y>
    </hint>
    <hint type="destinationlabel">
     <x>141</x>
     <y>153</y>
    </hint>
   </hints>
  </connection>
 </connections>
</ui>
